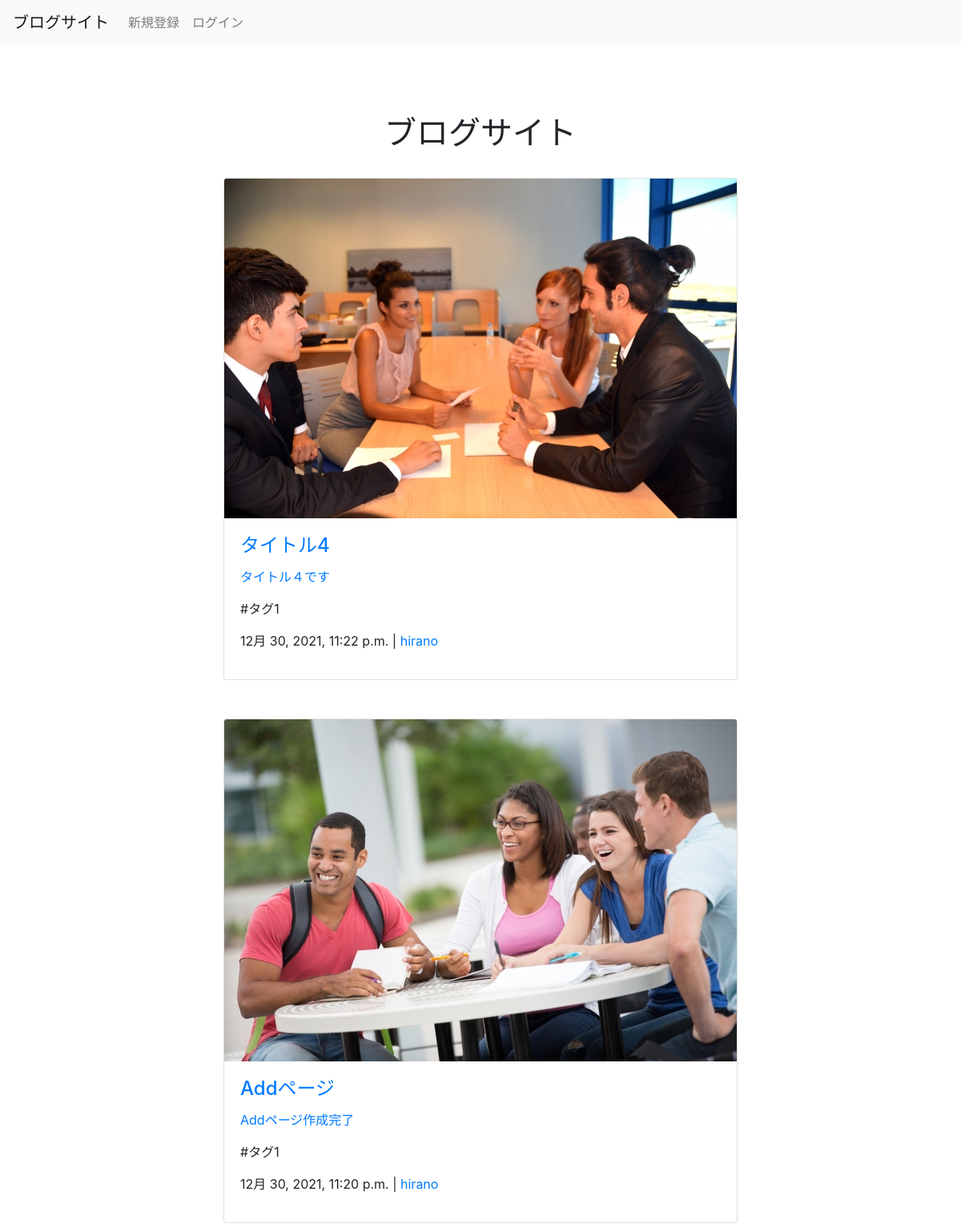
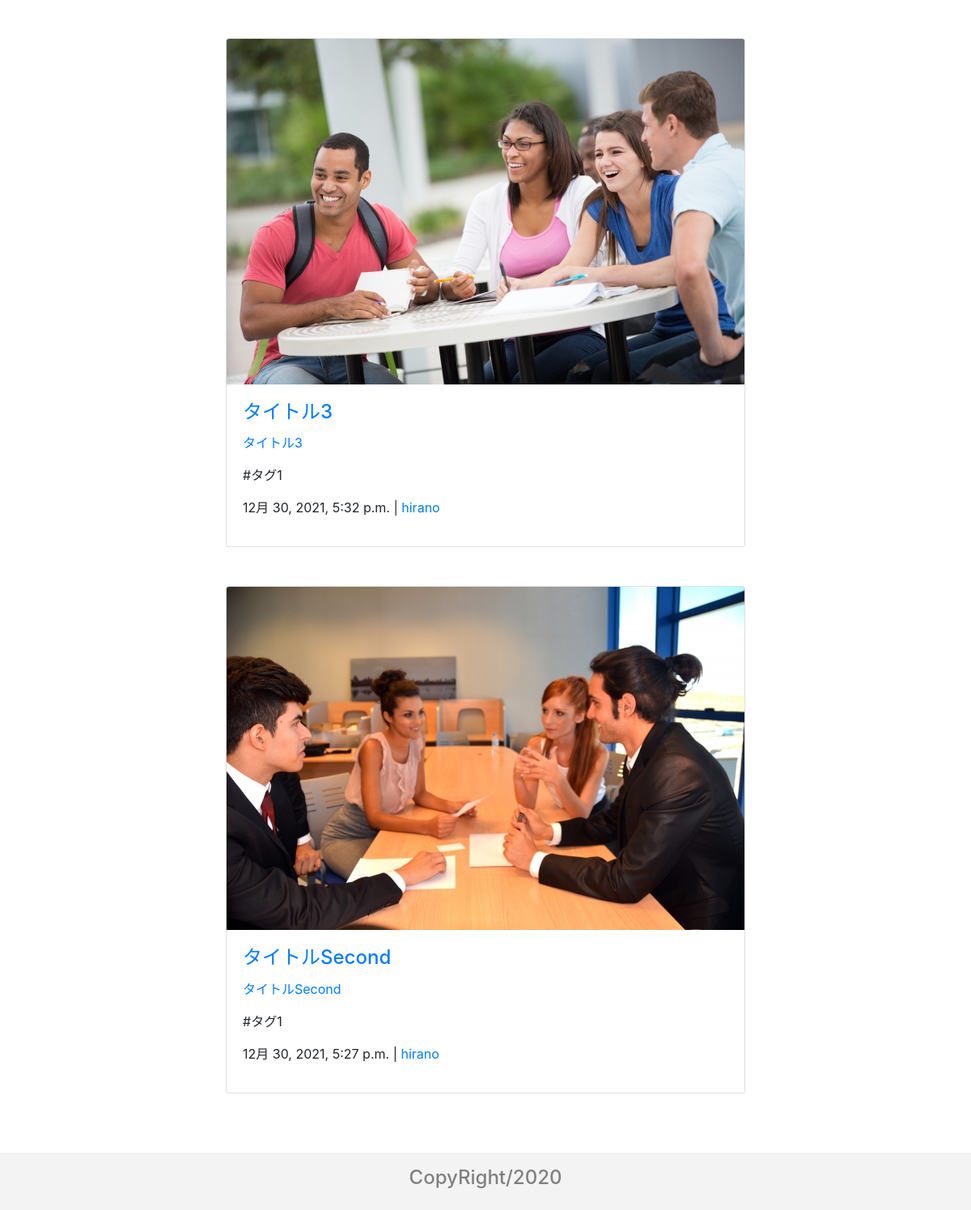
The page / on the database its author committed (2 pictures, top to bottom).
### blog_app/models.py (models this page shows, shortened)
class Post(models.Model):
    title = models.CharField('タイトル', max_length=35)
    text = models.TextField('本文')
    image = models.ImageField('画像', upload_to='images', blank=True)
    created_at = models.DateTimeField('投稿日', default=timezone.now)
    tag = models.ForeignKey(Tag, verbose_name='タグ', on_delete=models.PROTECT)
    user = models.ForeignKey(User, on_delete=models.CASCADE)

class Tag(models.Model):
    tag = models.CharField('タグ名', max_length=50)
    def __str__(self):
        return self.tag

### blog_app/views.py (the view)
# urls.py: path('', index, name='index'),
def index(request):
    posts = Post.objects.all().order_by('-created_at')
    return render(request, 'blog_app/index.html', {'posts': posts})

### templates/blog_app/index.html (shortened to what this page needs)
{% extends 'base.html' %}
{% block content %}
<h1 class="mt-5 pt-4 text-center">ブログサイト</h1>
<div class="d-flex justify-content-center flex-wrap">
{% for post in posts%}
<a href="{% url 'blog_app:detail' post_id=post.id %}">
 <div class="card m-4" style="min-width: 300; max-height: 490;">
   {% if post.image %}
   <img style="max-width: 300; max-height: 300;" class="card-img-top" src="{{ post.image.url }}">
   {% else %}
   <div class="p-1 border border-secondary text-center pt-5" style="min-width: 300; min-height: 225;">No Image</div>
   {% endif %}
   <div class="card-body">
     <h4 class="card-title">{{post.title|truncatechars:10 | linebreaksbr}}</h4>
     <p class="card-text">
       {{ post.text|truncatechars:17 }}
     </p>
   </a>
     <p>#{{post.tag}}</p>
     <p>{{post.created_at}} |
     <a href="{% url 'user_app:detail' post.user.id %}">{{post.user.username}}</a></p>
 </div>
</div>
{% endfor %}
{% endblock %}

### static/css/style.css (style rules this page uses)
html { min-height: 100vh; position: relative; padding-bottom: 120px; }

### rows shown on the page
Post: image (picture), title "タイトル4", text "タイトル４です", tag "タグ1", created_at "12月 30, 2021, 11:22 p.m.", user.username "hirano"
Post: image (picture), title "Addページ", text "Addページ作成完了", tag "タグ1", created_at "12月 30, 2021, 11:20 p.m.", user.username "hirano"
Post: image (picture), title "タイトル3", text "タイトル3", tag "タグ1", created_at "12月 30, 2021, 5:32 p.m.", user.username "hirano"
Post: image (picture), title "タイトルSecond", text "タイトルSecond", tag "タグ1", created_at "12月 30, 2021, 5:27 p.m.", user.username "hirano"
